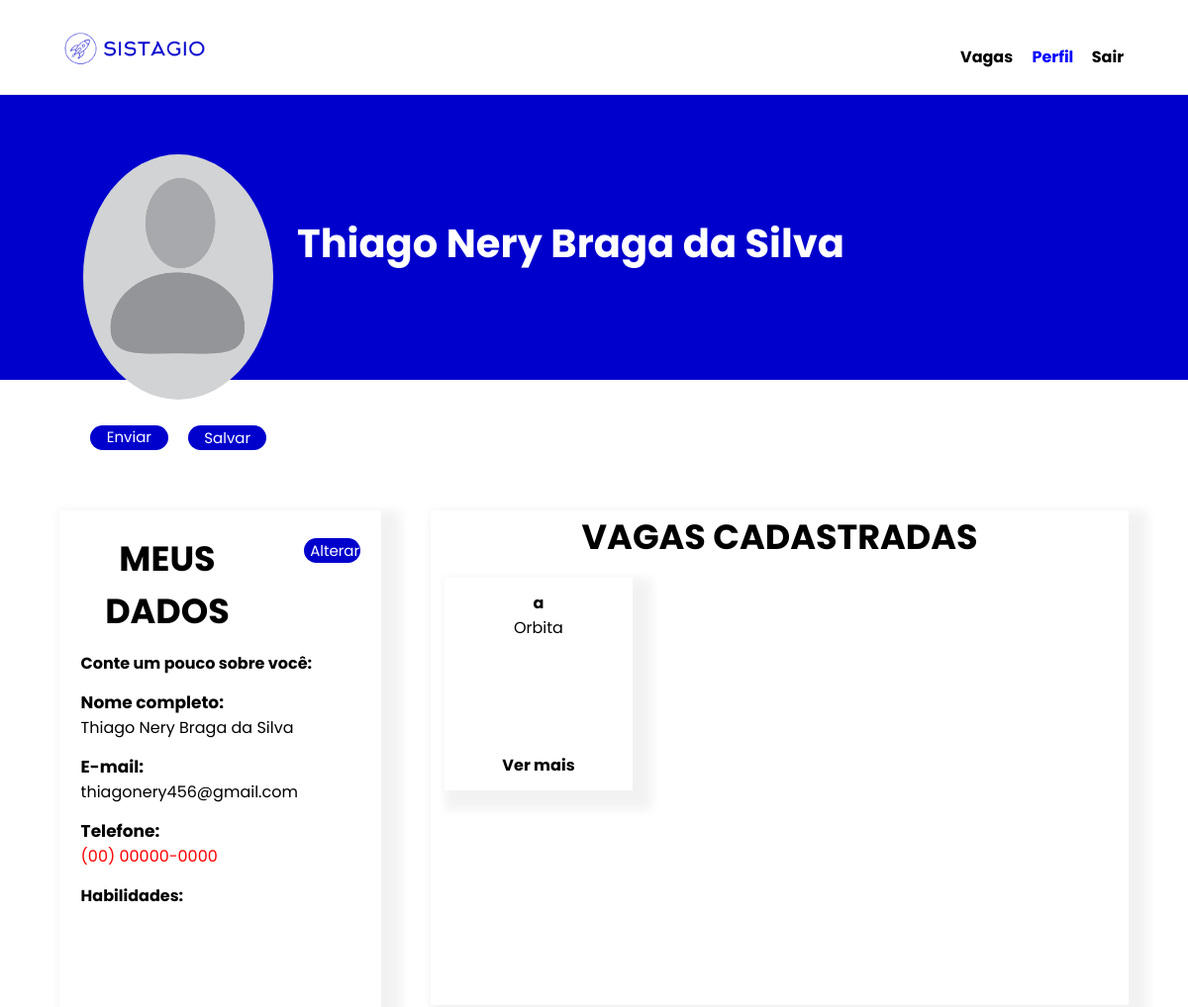
Before: /perfil/ (signed in, upper part) with the older database file.
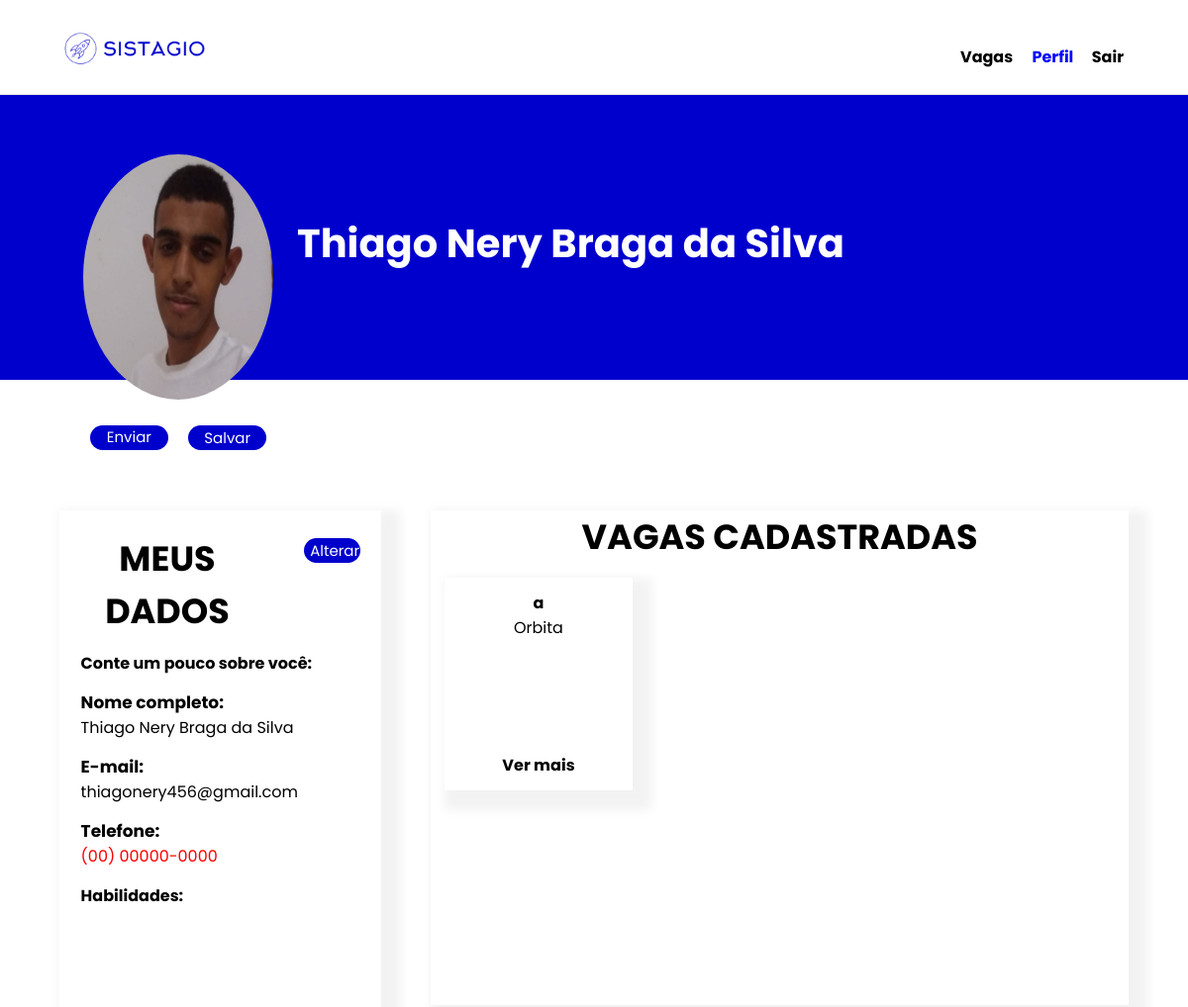
After: the same page with the newer database file.
### post_vagas/models.py (models this page shows, shortened)
class Vaga_cadastradas(models.Model):
    vcad_codigo = models.BigAutoField(primary_key=True)
    vcad_perfil_fk = models.ForeignKey(PerfilUser, on_delete=models.CASCADE)
    vcad_postVaga_fk = models.ForeignKey(PostVagas, on_delete=models.CASCADE)

class PostVagas(models.Model):
    vag_cod = models.BigAutoField(primary_key=True)
    vag_usuario_fk = models.ForeignKey(User, on_delete=models.CASCADE)
    vag_nome = models.CharField(max_length=50,null=True,blank=True)
    vag_tell = models.CharField(max_length=50,null=True,blank=True)
    vag_email = models.EmailField(max_length=80,null=True,blank=True)
    vag_endereco = models.CharField(max_length=20,null=True,blank=True)
    vag_descricao = models.CharField(max_length=100,null=True,blank=True)
    vag_funcao = models.CharField(max_length=50,null=True,blank=True)
    vag_beneficio = models.CharField(max_length=100,null=True,blank=True)

### perfil/models.py (models this page shows)
class PerfilUser(models.Model):
    per_cod = models.BigAutoField(primary_key=True)
    per_nascimento = models.DateField(null=True,blank=True)
    per_pessoa_fk = models.ForeignKey(User, on_delete=models.CASCADE,verbose_name='Usuario')
    cpf_cnpj = models.CharField(max_length=18, blank=True)
    per_tell = models.CharField(max_length=14, blank=True)
    tipo = models.CharField(max_length=1, blank=True)
    per_foto = models.FileField(upload_to='fotos_usuario/%Y/%m/', null=True, blank=True)
    per_detalhe = models.TextField( blank=True )
    per_habilidade = models.TextField( blank=True)

### perfil/views.py (the view)
# urls.py: path('', views.AtualizacaoPerfil.as_view(), name='perfil'),
class AtualizacaoPerfil(Perfil):
    def post(self, *args, **kwargs):
        usuario = get_object_or_404(
            User, username=self.request.user.username)
        if 'mudar-foto' in self.request.POST:
            foto_pessoa =  self.request.FILES.get('perfil_foto_usuario')
            print(foto_pessoa)
            imagem_compactada = compactar_imagem(foto_pessoa)
            arquivo = SimpleUploadedFile('imagem.jpg', imagem_compactada)
            self.perfil.per_foto = arquivo
            self.perfil.save()
            return redirect('perfil:perfil')
        """ PRECISSA REPARO - DATA  """
        if 'dados-usuario' in self.request.POST:
            print('Entrou aqio')
            first_name = self.usuarioForm.data.get('first_name')
            if not self.usuarioForm.is_valid():
                messages.error(
                    self.request,
                    self.usuarioForm.errors
                )
                return redirect('perfil:perfil')
            email = self.usuarioForm.data.get('email').lower()
            senha = self.usuarioForm.data.get('password')
            if email:
                usuario.email = email
                usuario.username = email
            if senha:
                usuario.set_password(senha)
            testa = self.usuarioPerfil.save()
            print(testa)
            if first_name:
                usuario.first_name = first_name
            usuario.save()
            if senha:
                return redirect('home:logout')
            return redirect('perfil:perfil')
        if 'botao-certificado' in self.request.POST:
            documento = self.request.FILES.get('cert_arquivo')
            arquivo = self.certificado.save(commit=False)
            arquivo.cert_pessoa_fk = self.perfil
            arquivo.cert_arquivo = documento
            arquivo.save()
            return redirect('perfil:perfil')
        if 'botao-vag'  in self.request.POST:
            post = self.postvaga.save(commit=False)
            post.vag_usuario_fk =  usuario
            post.save()
            objeto = Vaga_cadastradas(
                vcad_perfil_fk=self.perfil,
                vcad_postVaga_fk=post
            )
            objeto.save()
            return redirect('perfil:perfil')
        if 'botao-csv' in self.request.POST:
            arquivo = self.request.FILES.get('arquivo')
            arquivo_nome_turma = self.request.POST.get('arquivo_nome_turma')
            if not arquivo or not arquivo_nome_turma:
                messages.error(
                    self.request,
                    "Digite todos os campos para o envio"
                )
                return redirect('perfil:perfil')
            file = arquivo.read().decode('latin-1').splitlines()
            reader = csv.reader(file, delimiter=';')
            aluno_lista = []
            for linha,tabela in enumerate(reader):
                if linha <= 2:
                    continue
                nome = tabela[1]
                matricula = tabela[0].replace('.','').replace(',','').replace('-','')
                obj = models.Aluno_Csv(
                    alu_nome=nome,
                    alu_matricula=matricula,
                    alu_turma=arquivo_nome_turma,
                )
                models.Aluno_Csv.objects.filter(alu_nome=nome, alu_matricula=matricula
                                                ,alu_turma=arquivo_nome_turma).delete()
                aluno_lista.append(obj)
            models.Aluno_Csv.objects.bulk_create(aluno_lista)
        if 'btn-docente' in self.request.POST:
            if not self.docenteFormulario.is_valid():
                messages.error(
                    self.request,
                    self.docenteFormulario.errors
                )
                return redirect('perfil:perfil')
            nome_docente = self.request.POST.get('nome_docente')
            email_docente = self.request.POST.get('email_docente')
            senha_docente = self.request.POST.get('senha_docente')
            cpf_docente = self.request.POST.get('cpf_docente')
            docente = User(
                username= email_docente.lower(),
                first_name = nome_docente,
                email= email_docente
            )
            docente.set_password(senha_docente)
            docente.save()
            perfil = models.PerfilUser(
                per_pessoa_fk=docente,
                tipo='D',
                cpf_cnpj= cpf_docente,
            )
            docente_perfil = []
            docente_perfil.append(perfil)
            models.PerfilUser.objects.bulk_create(docente_perfil)
            instituicao_docente = models.Docente(doce_perfil_pk=perfil, doce_instituicao_fk=usuario)
            instituicao_docente.save()
            curso_docente = self.request.POST.getlist('curso_docente')
            for value in curso_docente:
                curso_instituicao = get_object_or_404(models.curso_instituicao, curs_codigo=int(value))
                docente_curso = Docente_curso(doce_docente_pk=instituicao_docente,
                                              doce_curso_instituicao_fk=curso_instituicao)
                docente_curso.save()
            return redirect('perfil:perfil')
        if 'botao-curso-instituicao' in self.request.POST:
            curso = self.cursoform.save(commit=False)
            curso.curs_perfil_fk = self.perfil
            curso.save()
        if 'curso_escolhido' in self.request.POST:
            nome_instituicao = self.request.POST.get('instituicao')
            nome_curso = self.request.POST.get('curso')
            usuario = get_object_or_404(User, first_name=nome_instituicao)
            perfil = models.PerfilUser.objects.filter(per_pessoa_fk=usuario).first()
            curso_institui = get_object_or_404(models.curso_instituicao, curs_perfil_fk=perfil, curs_nome=nome_curso)
            print(curso_institui, 'Aqui')
            aluno_curso = models.curso_aluno(curs_insituicao=curso_institui, curs_perfil_fk=self.perfil)
            aluno_curso.save()
            return redirect('perfil:perfil')
        return redirect('home:inicial')

### perfil/views.py (called while the page is built)
    def get(self, *args, **kwargs):
        return render(self.request, self.templates_name, self.informacoes)

### perfil/templates/perfil/perfil.html (shortened to what this page needs)
{% extends 'base.html' %}
{% load static %}
{% block conteudo %}
{% include 'parcias/_header.html' %}
{% block style %}
<link rel="stylesheet" href="{% static 'perfil.css'%}">{% endblock %}
<main class="main">
    <div class="container-inicio">
        <div class="foto-perfi">
            {% if not perfilPessoa.per_foto %}
            <img src="/static/imagens/perfil-sem-foto.png" alt="" class="img-perfil">
            {%endif%}
            {% if perfilPessoa.per_foto %}
            <img src="{{perfilPessoa.per_foto.url}}" alt="" class="img-perfil">
            {%endif%}
            <form class="container-foto-form" method="POST" enctype="multipart/form-data">
                <label for="btn-foto-alterar" id="label-file">Enviar Arquivo</label>
                <button class="btn-alterar-sobre1" name="mudar-foto">Salvar foto</button>
            </form>
        </div>
        <div class="titulo">
            <h3 class="text-titulo">{{user.first_name}}</h3>
        </div>
    </div>
    <div class="container-meio">
        <div class="container-sobre">
            <div class="form-dados-sobre" id="form-dados-banco">
                <div class="titulo-sobre">
                    <h3 class="title-meio-h3">MEUS DADOS</h3>
                    <button class="btn-alterar-sobre" id="btn-alterar">Alterar</button>
                </div>
                <div class="descricao">
                    <h4 class="text-descricao">Conte um pouco sobre você:</h4>
                </div>
                <div class="dados-pessoais">
                    <label for="" class="text-dados">Nome completo:</label>
                    <p>{{user.first_name}}</p>
                </div>
                <div class="dados-pessoais">
                    <label for="" class="text-dados">E-mail:</label>
                    <p>{{user.email}}</p>
                </div>
                <div class="dados-pessoais">
                    <label for="" class="text-dados ">Telefone:</label>
                    <p class="{% if not perfilPessoa.per_tell%}null-tell{%endif%}">{% if not perfilPessoa.per_tell%}(00)
                        00000-0000{%endif%}
                    </p>
                </div>
                {% if perfilPessoa.tipo == 'A' %}
                <div class="descricao">
                    <h4 class="text-descricao">Habilidades:</h4>
                </div>
                {%endif%}
            </div>
        </div>
        <div class="box-vagas">
            <div class="container-vagas-cadastradas">
                <h3 class="title-meio-h3">{% if perfilPessoa.tipo == 'A' %}VAGAS CADASTRADAS{%endif%}
                </h3>
                <div class="card-vagas" id="card-vagas">
                    {% if perfilPessoa.tipo == 'A' %}
                    {% for Vaga in vaga_cadastradas%}
                    <div class="itens-card-vagas">
                        <h4 class="title-card-vagas">{{Vaga.vcad_postVaga_fk.vag_nome}}</h4>
                        <p class="descricao-vaga">{{Vaga.vcad_postVaga_fk.vag_usuario_fk.first_name}}</p>
                        <div class="div-btn-ver-mais">
                            <a href="" class="btn-ver-mais">
                                <p class="text-ver-mais"> Ver mais</p>
                            </a>
                        </div>
                    </div>
                    {%endfor%}
                    {%endif%}
                </div>
            </div>
        </div>
    </div>
{%endblock%}

### templates/base.html (shortened to what this page needs)
{% load static %}
<!DOCTYPE html>
<html lang="pt-BR">
<head>
    {% block style %}{% endblock %}
</head>
<body>
    {% block conteudo %}{% endblock %}
</body>
</html>

### templates/parcias/_header.html (shortened to what this page needs)
{% load static %}
<link rel="stylesheet" href="{% static '_header.css'%}">
<header>
        <div class="centro">
            <a href=" {% if not request.user.is_authenticated %}{% url 'home:inicial' %} {%endif%} {% if request.user.is_authenticated %}{% url 'post_vagas:homepage' %} {%endif%}" style="width:50%;"><div class="logo"><img src="/static/imagens/logoSistagio2.png" width="32%" alt=""></div> </a>
            <div class="menu">
                {% if request.user.is_authenticated%}
                    <a href="{% url 'post_vagas:homepage' %}" id="vagas_header">Vagas</a>
                    <a href="{% url 'perfil:perfil' %}" id="perfil_header"> Perfil </a>
                    <a  href="#" id="logout_header" >Sair</a>
                {%endif%}
            </div>
        </div>
    </header>

### templates/static/perfil.css (style rules this page uses)
* { margin: 0; font-family: 'Poppins', sans-serif; }
body { height: 100%; }
.container-inicio { background-color: #0000CD; color: white; display: flex; margin-bottom: 6%; height: 36vh; }
.foto-perfi { height: 39vh; width: 20%; margin-top: 5%; margin-left: 5%; display: flex; flex-wrap: wrap; justify-content: center; }
.titulo { margin-top: 10%; }
.text-titulo { font-size: 40px; }
.img-perfil { border-radius: 50%; width: 80%; height: 31vh; }
.container-foto-form { display:flex; justify-content: center; align-content: center; }
.container-meio { padding: 5% 5% 0 5%; display: flex; gap: 50px; }
.container-sobre { background-color: white; box-shadow: 10px 10px 10px 10px rgba(0, 0, 0, 0.05); width: 40%; padding: 2%; }
.container-vagas-cadastradas { background-color: white; box-shadow: 10px 10px 10px 10px rgba(0, 0, 0, 0.05); height: 500px; width: 60%; }
.titulo-sobre { display: flex; gap:18%; }
.title-meio-h3 { font-size: 35px; font-weight: bold; text-align: center; }
.descricao { margin-top: 5%; }
.btn-alterar-sobre { margin: 0 auto; margin-top: 2%; text-align: center; border-radius: 25px; font-size: 15px; width: 20%; height: 25px; border: none; background-color: #0000CD; color: white; cursor: pointer; }
.btn-alterar-sobre1 { margin: 0 auto; margin-top: 6%; text-align: center; border-radius: 25px; font-size: 15px; width: 40%; height: 25px; border: none; background-color: #0000CD; color: white; cursor: pointer; }
.dados-pessoais { display: block; margin-top: 5%; }
.text-dados { font-size: 17px; font-weight: bold; }
.container-vagas-cadastradas { overflow-x: scroll; width: 100%; }
.card-vagas { display: flex; gap: 50px; padding: 2%; flex-wrap: wrap; }
.box-vagas { width: 100%; }
.itens-card-vagas { width: 24%; background-color: white; padding: 2%; box-shadow: 10px 10px 10px 10px rgba(0, 0, 0, 0.05); text-align: center; }
.btn-ver-mais { text-decoration: none; margin: 0 auto; color: black; font-weight: bold; }
.div-btn-ver-mais { margin-top: 70%; text-align: center; }
.null-tell { color:red; }
#label-file { margin: 0 auto; margin-top: 6%; text-align: center; border-radius: 25px; font-size: 15px; width: 40%; height: 25px; border: none; background-color: #0000CD; color: white; cursor: pointer; }

### templates/static/_header.css (style rules this page uses)
header { padding: 15px 0; border-bottom: solid 1px rgba(0, 0, 0, 0.1); }
.centro { display: flex; flex-wrap: wrap; max-width: 1100px; margin: 0 auto; padding: 0 2%; }
.logo { margin-top: 2%; }
.menu { padding-top: 30px; width: 50%; text-align: right; }
.menu a { color: black; text-decoration: none; font-weight: bold; margin-right: 15px; }
#logout_header { visibility: hidden; }

Changed rows visible on the page:
now on this page (row edited): PerfilUser: per_foto (picture)
